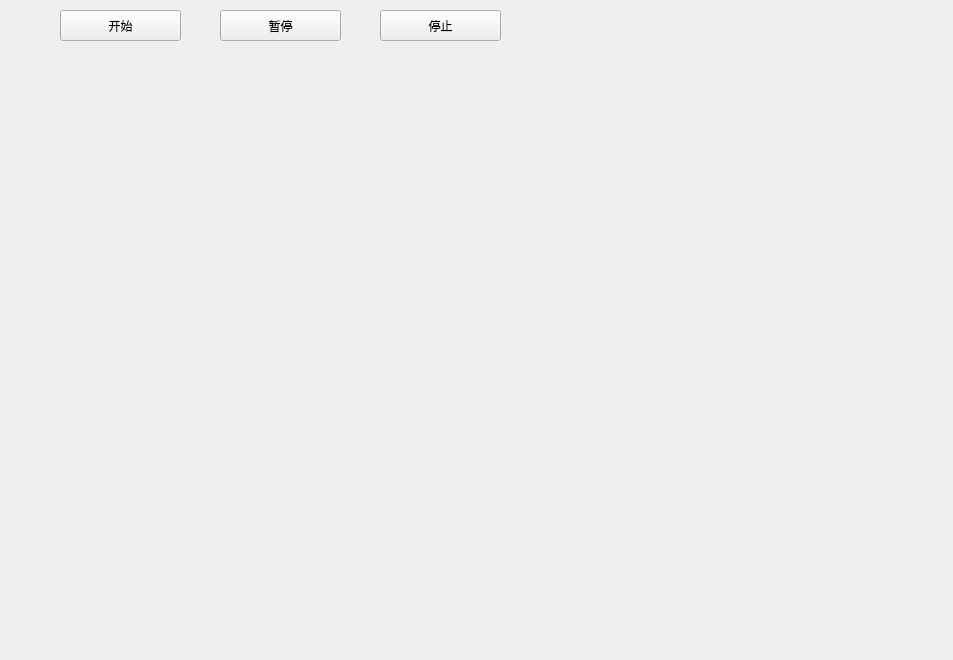
<?xml version="1.0" encoding="UTF-8"?>
<ui version="4.0">
 <class>MyCustomPlotWidget</class>
 <widget class="QWidget" name="MyCustomPlotWidget">
  <property name="geometry">
   <rect>
    <x>0</x>
    <y>0</y>
    <width>953</width>
    <height>660</height>
   </rect>
  </property>
  <property name="windowTitle">
   <string>MyCustomPlotWidget</string>
  </property>
  <widget class="QCustomPlot" name="customplot" native="true">
   <property name="geometry">
    <rect>
     <x>30</x>
     <y>50</y>
     <width>741</width>
     <height>261</height>
    </rect>
   </property>
  </widget>
  <widget class="QCustomPlot" name="customplot_2" native="true">
   <property name="geometry">
    <rect>
     <x>30</x>
     <y>320</y>
     <width>741</width>
     <height>291</height>
    </rect>
   </property>
  </widget>
  <widget class="QPushButton" name="btnStart">
   <property name="geometry">
    <rect>
     <x>60</x>
     <y>10</y>
     <width>121</width>
     <height>31</height>
    </rect>
   </property>
   <property name="text">
    <string>开始</string>
   </property>
  </widget>
  <widget class="QPushButton" name="btnPause">
   <property name="geometry">
    <rect>
     <x>220</x>
     <y>10</y>
     <width>121</width>
     <height>31</height>
    </rect>
   </property>
   <property name="text">
    <string>暂停</string>
   </property>
  </widget>
  <widget class="QPushButton" name="btnStop">
   <property name="geometry">
    <rect>
     <x>380</x>
     <y>10</y>
     <width>121</width>
     <height>31</height>
    </rect>
   </property>
   <property name="text">
    <string>停止</string>
   </property>
  </widget>
 </widget>
 <customwidgets>
  <customwidget>
   <class>QCustomPlot</class>
   <extends>QWidget</extends>
   <header location="global">qcustomplot.h</header>
   <container>1</container>
  </customwidget>
 </customwidgets>
 <resources/>
 <connections/>
</ui>
